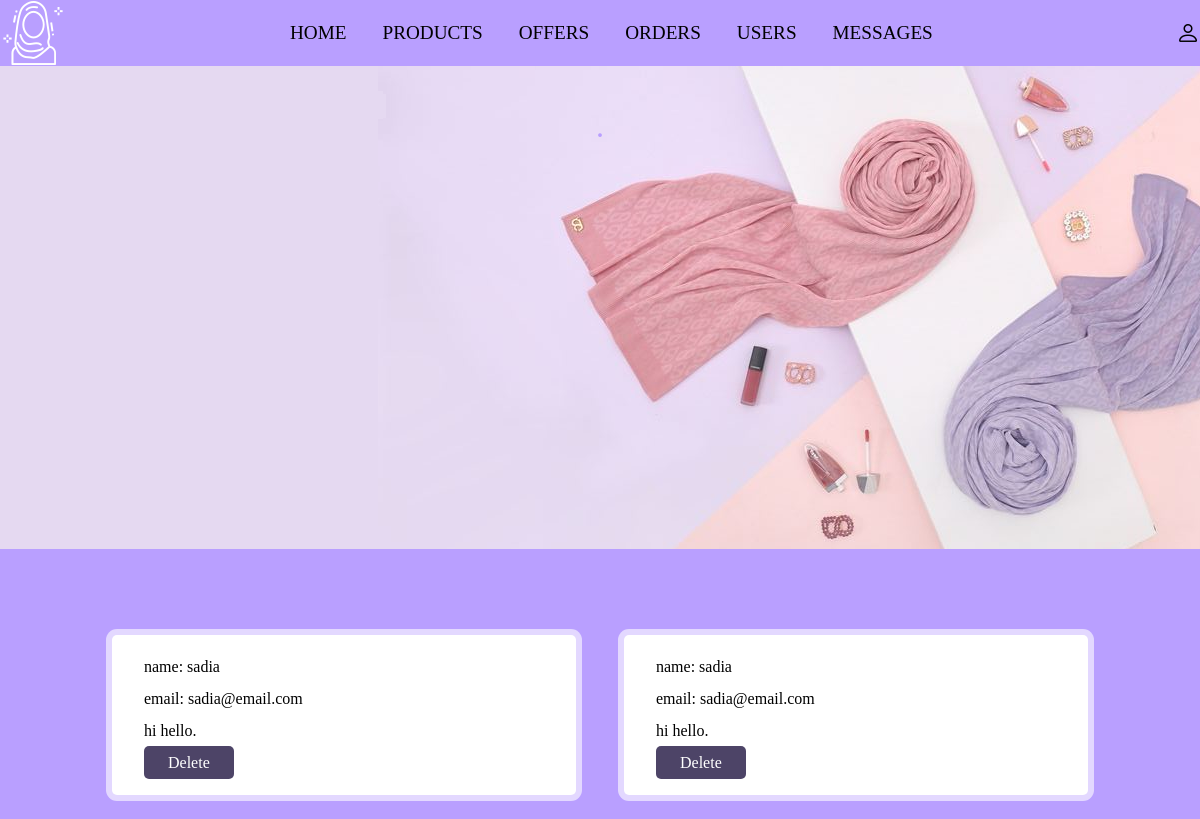
The app's page /admin_message.php (signed in), older data.
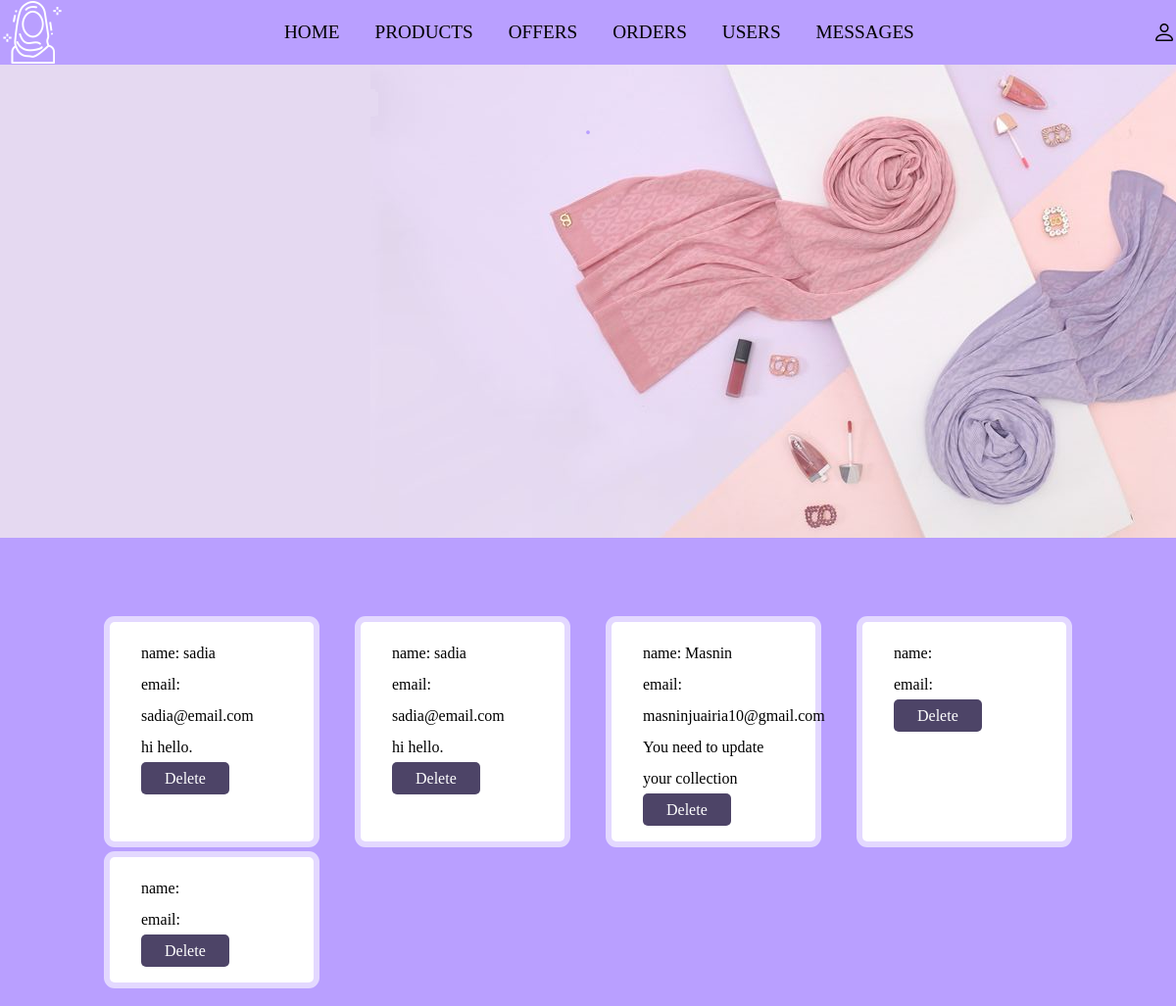
The same page, newer data.
### tables this page shows
CREATE TABLE `message` (
  `id` int(255) NOT NULL,
  `user_id` int(255) NOT NULL,
  `name` varchar(255) NOT NULL,
  `email` varchar(255) NOT NULL,
  `number` varchar(255) NOT NULL,
  `message` varchar(255) NOT NULL
);

### admin_message.php (the view, shortened to what this page needs)
<?php
include 'connection.php';
?>
<!DOCTYPE htmL>
<html lang='en'>
<head>
    <link rel='stylesheet' href='https://cdn.jsdelivr.net/npm/bootstrap-icons@1.9.1/font/bootstrap-icons.css'>
    <link rel='stylesheet' type='text/css' href='aura.css'>
</head>
<body>
    <?php include 'admin_header.php';
    ?>
    <div class="banner"></div>
    <section class='message-container'>
    <h1 class='title' style="color: #b99fff; font-size: 32px; font-weight: 400;">.</h1>
        <div class='box-container'>
            <?php
            $select_message = mysqli_query($conn, "SELECT * FROM `message`") or die('query failed');
            if (mysqli_num_rows($select_message) > 0) {
                while ($fetch_message = mysqli_fetch_assoc($select_message)) {
                    ?>
                    <div class='box'>
                        <p>name: <span>
                                <?php echo $fetch_message['name'];
                                ?>
                            </span></p>
                        <p>email: <span>
                                <?php echo $fetch_message['email'];
                                ?>
                            </span></p>
                        <p>
                            <?php echo $fetch_message['message'];
                            ?>
                        </p>
                        <a href="admin_message.php?delete=<?php echo $fetch_message['id']; ?>;" onclick="return confirm
                        ('delete this message');" class="delete">delete</a>
                    </div>
                    <?php
                }
            } else {
                echo '
<div class="empty">
<p>no products added yet!</p>
</div>
';
            }
            ?>
    </section>
</body>
</html>

Row changes from the older to the newer data that the page shows:
added message: name "Masnin", email "masninjuairia10@gmail.com", message "You need to update your collection"
